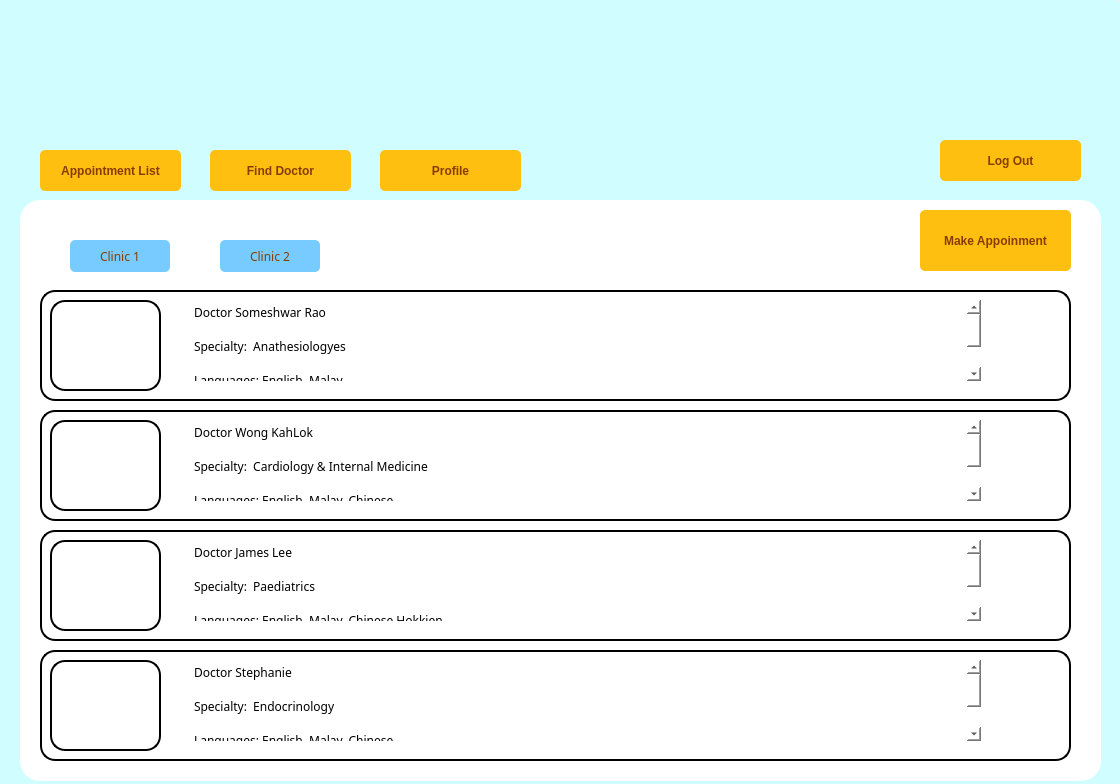
<?xml version="1.0" encoding="UTF-8"?>
<ui version="4.0">
 <class>Form</class>
 <widget class="QWidget" name="Form">
  <property name="geometry">
   <rect>
    <x>0</x>
    <y>0</y>
    <width>1120</width>
    <height>784</height>
   </rect>
  </property>
  <property name="windowTitle">
   <string>Form</string>
  </property>
  <widget class="QWidget" name="widget_2" native="true">
   <property name="geometry">
    <rect>
     <x>0</x>
     <y>0</y>
     <width>1131</width>
     <height>811</height>
    </rect>
   </property>
   <property name="font">
    <font>
     <family>Academy Engraved LET</family>
     <bold>false</bold>
    </font>
   </property>
   <property name="styleSheet">
    <string notr="true">background-color: rgb(208, 253, 255);

border-radius:20px;</string>
   </property>
   <widget class="QWidget" name="widget_3" native="true">
    <property name="geometry">
     <rect>
      <x>-20</x>
      <y>0</y>
      <width>1151</width>
      <height>131</height>
     </rect>
    </property>
    <property name="styleSheet">
     <string notr="true">background-image: url(:/newPrefix/360_F_120571823_uUoCUfnSuxzEgOPj6FQ1nxCHNAw562Fq 2.jpg);</string>
    </property>
   </widget>
   <widget class="QWidget" name="widget_4" native="true">
    <property name="geometry">
     <rect>
      <x>20</x>
      <y>200</y>
      <width>1081</width>
      <height>581</height>
     </rect>
    </property>
    <property name="styleSheet">
     <string notr="true">background-color: rgb(255, 255, 255);</string>
    </property>
    <widget class="QPushButton" name="b5">
     <property name="geometry">
      <rect>
       <x>900</x>
       <y>10</y>
       <width>151</width>
       <height>61</height>
      </rect>
     </property>
     <property name="font">
      <font>
       <family>.AppleSystemUIFont</family>
       <italic>false</italic>
       <bold>true</bold>
       <underline>false</underline>
      </font>
     </property>
     <property name="styleSheet">
      <string notr="true">QPushButton#b5{
background-color:rgb(255,191,16);
color:rgb(135,60,0);
border-radius:5px;
}

QPushButton#b5:pressed{
background-color:rgb(255,255,16);
}
</string>
     </property>
     <property name="text">
      <string>Make Appoinment</string>
     </property>
    </widget>
    <widget class="QPushButton" name="b6">
     <property name="geometry">
      <rect>
       <x>50</x>
       <y>40</y>
       <width>100</width>
       <height>32</height>
      </rect>
     </property>
     <property name="styleSheet">
      <string notr="true">QPushButton#b6{
background-color: rgb(120, 203, 255);
color:rgb(135,60,0);
border-radius:5px;
}

QPushButton#b6:pressed{
background-color:rgb(255,255,16);
}
</string>
     </property>
     <property name="text">
      <string>Clinic 1</string>
     </property>
    </widget>
    <widget class="QPushButton" name="b7">
     <property name="geometry">
      <rect>
       <x>200</x>
       <y>40</y>
       <width>100</width>
       <height>32</height>
      </rect>
     </property>
     <property name="styleSheet">
      <string notr="true">QPushButton#b7{
background-color: rgb(120, 203, 255);
color:rgb(135,60,0);
border-radius:5px;
}

QPushButton#b7:pressed{
background-color:rgb(255,255,16);
}
</string>
     </property>
     <property name="text">
      <string>Clinic 2</string>
     </property>
    </widget>
    <widget class="QLabel" name="label">
     <property name="geometry">
      <rect>
       <x>20</x>
       <y>90</y>
       <width>1031</width>
       <height>111</height>
      </rect>
     </property>
     <property name="styleSheet">
      <string notr="true">background-color: rgb(255, 255, 255);
font: 75 10pt &quot;MS Shell Dlg 2&quot;;
border: 2px solid;
border-radius: 15px;</string>
     </property>
     <property name="text">
      <string/>
     </property>
     <property name="alignment">
      <set>Qt::AlignmentFlag::AlignHCenter|Qt::AlignmentFlag::AlignTop</set>
     </property>
    </widget>
    <widget class="QLabel" name="label_2">
     <property name="geometry">
      <rect>
       <x>20</x>
       <y>210</y>
       <width>1031</width>
       <height>111</height>
      </rect>
     </property>
     <property name="styleSheet">
      <string notr="true">background-color: rgb(255, 255, 255);
font: 75 10pt &quot;MS Shell Dlg 2&quot;;
border: 2px solid;
border-radius: 15px;</string>
     </property>
     <property name="text">
      <string/>
     </property>
     <property name="alignment">
      <set>Qt::AlignmentFlag::AlignHCenter|Qt::AlignmentFlag::AlignTop</set>
     </property>
    </widget>
    <widget class="QLabel" name="label_3">
     <property name="geometry">
      <rect>
       <x>20</x>
       <y>330</y>
       <width>1031</width>
       <height>111</height>
      </rect>
     </property>
     <property name="styleSheet">
      <string notr="true">background-color: rgb(255, 255, 255);
font: 75 10pt &quot;MS Shell Dlg 2&quot;;
border: 2px solid;
border-radius: 15px;</string>
     </property>
     <property name="text">
      <string/>
     </property>
     <property name="alignment">
      <set>Qt::AlignmentFlag::AlignHCenter|Qt::AlignmentFlag::AlignTop</set>
     </property>
    </widget>
    <widget class="QLabel" name="label_4">
     <property name="geometry">
      <rect>
       <x>20</x>
       <y>450</y>
       <width>1031</width>
       <height>111</height>
      </rect>
     </property>
     <property name="styleSheet">
      <string notr="true">background-color: rgb(255, 255, 255);
font: 75 10pt &quot;MS Shell Dlg 2&quot;;
border: 2px solid;
border-radius: 15px;</string>
     </property>
     <property name="text">
      <string/>
     </property>
     <property name="alignment">
      <set>Qt::AlignmentFlag::AlignHCenter|Qt::AlignmentFlag::AlignTop</set>
     </property>
    </widget>
    <widget class="QLabel" name="label_5">
     <property name="geometry">
      <rect>
       <x>30</x>
       <y>100</y>
       <width>111</width>
       <height>91</height>
      </rect>
     </property>
     <property name="styleSheet">
      <string notr="true">border: 2px solid;
border-radius: 15px;
</string>
     </property>
     <property name="text">
      <string/>
     </property>
     <property name="pixmap">
      <pixmap>../.designer/Library/Containers/net.whatsapp.WhatsApp/Data/tmp/documents/8BBA64D9-3516-422A-9B86-19AF1718F8D2/doc1.jpeg</pixmap>
     </property>
     <property name="scaledContents">
      <bool>true</bool>
     </property>
    </widget>
    <widget class="QLabel" name="label_6">
     <property name="geometry">
      <rect>
       <x>30</x>
       <y>220</y>
       <width>111</width>
       <height>91</height>
      </rect>
     </property>
     <property name="styleSheet">
      <string notr="true">border: 2px solid;
border-radius: 15px;
</string>
     </property>
     <property name="text">
      <string/>
     </property>
     <property name="pixmap">
      <pixmap>../.designer/Library/Containers/net.whatsapp.WhatsApp/Data/tmp/documents/8BBA64D9-3516-422A-9B86-19AF1718F8D2/doc1.jpeg</pixmap>
     </property>
     <property name="scaledContents">
      <bool>true</bool>
     </property>
    </widget>
    <widget class="QLabel" name="label_7">
     <property name="geometry">
      <rect>
       <x>30</x>
       <y>340</y>
       <width>111</width>
       <height>91</height>
      </rect>
     </property>
     <property name="styleSheet">
      <string notr="true">border: 2px solid;
border-radius: 15px;
</string>
     </property>
     <property name="text">
      <string/>
     </property>
     <property name="pixmap">
      <pixmap>../.designer/Library/Containers/net.whatsapp.WhatsApp/Data/tmp/documents/8BBA64D9-3516-422A-9B86-19AF1718F8D2/doc1.jpeg</pixmap>
     </property>
     <property name="scaledContents">
      <bool>true</bool>
     </property>
    </widget>
    <widget class="QLabel" name="label_8">
     <property name="geometry">
      <rect>
       <x>30</x>
       <y>460</y>
       <width>111</width>
       <height>91</height>
      </rect>
     </property>
     <property name="styleSheet">
      <string notr="true">border: 2px solid;
border-radius: 15px;
</string>
     </property>
     <property name="text">
      <string/>
     </property>
     <property name="pixmap">
      <pixmap>../.designer/Library/Containers/net.whatsapp.WhatsApp/Data/tmp/documents/8BBA64D9-3516-422A-9B86-19AF1718F8D2/doc1.jpeg</pixmap>
     </property>
     <property name="scaledContents">
      <bool>true</bool>
     </property>
    </widget>
    <widget class="QTextEdit" name="textEdit">
     <property name="geometry">
      <rect>
       <x>170</x>
       <y>100</y>
       <width>791</width>
       <height>81</height>
      </rect>
     </property>
     <property name="styleSheet">
      <string notr="true">background-color: rgb(255, 255, 255);</string>
     </property>
     <property name="html">
      <string>&lt;!DOCTYPE HTML PUBLIC &quot;-//W3C//DTD HTML 4.0//EN&quot; &quot;http://www.w3.org/TR/REC-html40/strict.dtd&quot;&gt;
&lt;html&gt;&lt;head&gt;&lt;meta name=&quot;qrichtext&quot; content=&quot;1&quot; /&gt;&lt;meta charset=&quot;utf-8&quot; /&gt;&lt;style type=&quot;text/css&quot;&gt;
p, li { white-space: pre-wrap; }
hr { height: 1px; border-width: 0; }
li.unchecked::marker { content: &quot;\2610&quot;; }
li.checked::marker { content: &quot;\2612&quot;; }
&lt;/style&gt;&lt;/head&gt;&lt;body style=&quot; font-family:'.AppleSystemUIFont'; font-size:13pt; font-weight:400; font-style:normal;&quot;&gt;
&lt;p style=&quot; margin-top:0px; margin-bottom:0px; margin-left:0px; margin-right:0px; -qt-block-indent:0; text-indent:0px;&quot;&gt;&lt;span style=&quot; font-size:9pt; color:#000000;&quot;&gt;Doctor Someshwar Rao&lt;/span&gt;&lt;/p&gt;
&lt;p style=&quot;-qt-paragraph-type:empty; margin-top:0px; margin-bottom:0px; margin-left:0px; margin-right:0px; -qt-block-indent:0; text-indent:0px; font-size:9pt; color:#000000;&quot;&gt;&lt;br /&gt;&lt;/p&gt;
&lt;p style=&quot; margin-top:0px; margin-bottom:0px; margin-left:0px; margin-right:0px; -qt-block-indent:0; text-indent:0px;&quot;&gt;&lt;span style=&quot; font-size:9pt; color:#000000;&quot;&gt;Specialty:  Anathesiologyes&lt;/span&gt;&lt;/p&gt;
&lt;p style=&quot;-qt-paragraph-type:empty; margin-top:0px; margin-bottom:0px; margin-left:0px; margin-right:0px; -qt-block-indent:0; text-indent:0px; font-size:9pt; color:#000000;&quot;&gt;&lt;br /&gt;&lt;/p&gt;
&lt;p style=&quot; margin-top:0px; margin-bottom:0px; margin-left:0px; margin-right:0px; -qt-block-indent:0; text-indent:0px;&quot;&gt;&lt;span style=&quot; font-size:9pt; color:#000000;&quot;&gt;Languages: English, Malay&lt;/span&gt;&lt;/p&gt;
&lt;p style=&quot;-qt-paragraph-type:empty; margin-top:0px; margin-bottom:0px; margin-left:0px; margin-right:0px; -qt-block-indent:0; text-indent:0px; font-size:9pt; color:#000000;&quot;&gt;&lt;br /&gt;&lt;/p&gt;
&lt;p style=&quot; margin-top:0px; margin-bottom:0px; margin-left:0px; margin-right:0px; -qt-block-indent:0; text-indent:0px;&quot;&gt;&lt;span style=&quot; font-size:9pt; color:#000000;&quot;&gt;Qualification: MBChb (Leeds University, UK), Master in Anesthesiology (UM) , Fellowship in Intensive Care (MOH)&lt;/span&gt;&lt;/p&gt;&lt;/body&gt;&lt;/html&gt;</string>
     </property>
    </widget>
    <widget class="QTextEdit" name="textEdit_2">
     <property name="geometry">
      <rect>
       <x>170</x>
       <y>220</y>
       <width>791</width>
       <height>81</height>
      </rect>
     </property>
     <property name="styleSheet">
      <string notr="true">background-color: rgb(255, 255, 255);</string>
     </property>
     <property name="html">
      <string>&lt;!DOCTYPE HTML PUBLIC &quot;-//W3C//DTD HTML 4.0//EN&quot; &quot;http://www.w3.org/TR/REC-html40/strict.dtd&quot;&gt;
&lt;html&gt;&lt;head&gt;&lt;meta name=&quot;qrichtext&quot; content=&quot;1&quot; /&gt;&lt;meta charset=&quot;utf-8&quot; /&gt;&lt;style type=&quot;text/css&quot;&gt;
p, li { white-space: pre-wrap; }
hr { height: 1px; border-width: 0; }
li.unchecked::marker { content: &quot;\2610&quot;; }
li.checked::marker { content: &quot;\2612&quot;; }
&lt;/style&gt;&lt;/head&gt;&lt;body style=&quot; font-family:'.AppleSystemUIFont'; font-size:13pt; font-weight:400; font-style:normal;&quot;&gt;
&lt;p style=&quot; margin-top:0px; margin-bottom:0px; margin-left:0px; margin-right:0px; -qt-block-indent:0; text-indent:0px;&quot;&gt;&lt;span style=&quot; font-size:9pt; color:#000000;&quot;&gt;Doctor Wong KahLok&lt;/span&gt;&lt;/p&gt;
&lt;p style=&quot;-qt-paragraph-type:empty; margin-top:0px; margin-bottom:0px; margin-left:0px; margin-right:0px; -qt-block-indent:0; text-indent:0px; font-size:9pt; color:#000000;&quot;&gt;&lt;br /&gt;&lt;/p&gt;
&lt;p style=&quot; margin-top:0px; margin-bottom:0px; margin-left:0px; margin-right:0px; -qt-block-indent:0; text-indent:0px;&quot;&gt;&lt;span style=&quot; font-size:9pt; color:#000000;&quot;&gt;Specialty:  Cardiology &amp;amp; Internal Medicine&lt;/span&gt;&lt;/p&gt;
&lt;p style=&quot;-qt-paragraph-type:empty; margin-top:0px; margin-bottom:0px; margin-left:0px; margin-right:0px; -qt-block-indent:0; text-indent:0px; font-size:9pt; color:#000000;&quot;&gt;&lt;br /&gt;&lt;/p&gt;
&lt;p style=&quot; margin-top:0px; margin-bottom:0px; margin-left:0px; margin-right:0px; -qt-block-indent:0; text-indent:0px;&quot;&gt;&lt;span style=&quot; font-size:9pt; color:#000000;&quot;&gt;Languages: English, Malay, Chinese&lt;/span&gt;&lt;/p&gt;
&lt;p style=&quot;-qt-paragraph-type:empty; margin-top:0px; margin-bottom:0px; margin-left:0px; margin-right:0px; -qt-block-indent:0; text-indent:0px; font-size:9pt; color:#000000;&quot;&gt;&lt;br /&gt;&lt;/p&gt;
&lt;p style=&quot; margin-top:0px; margin-bottom:0px; margin-left:0px; margin-right:0px; -qt-block-indent:0; text-indent:0px;&quot;&gt;&lt;span style=&quot; font-size:9pt; color:#000000;&quot;&gt;Qualification: MBBS (Hons) (Aust), MRCP (UK), FRCP (Edin), FCCP (USA), FNHAM, AM (M'sia)&lt;/span&gt;&lt;/p&gt;&lt;/body&gt;&lt;/html&gt;</string>
     </property>
    </widget>
    <widget class="QTextEdit" name="textEdit_3">
     <property name="geometry">
      <rect>
       <x>170</x>
       <y>340</y>
       <width>791</width>
       <height>81</height>
      </rect>
     </property>
     <property name="styleSheet">
      <string notr="true">background-color: rgb(255, 255, 255);</string>
     </property>
     <property name="html">
      <string>&lt;!DOCTYPE HTML PUBLIC &quot;-//W3C//DTD HTML 4.0//EN&quot; &quot;http://www.w3.org/TR/REC-html40/strict.dtd&quot;&gt;
&lt;html&gt;&lt;head&gt;&lt;meta name=&quot;qrichtext&quot; content=&quot;1&quot; /&gt;&lt;meta charset=&quot;utf-8&quot; /&gt;&lt;style type=&quot;text/css&quot;&gt;
p, li { white-space: pre-wrap; }
hr { height: 1px; border-width: 0; }
li.unchecked::marker { content: &quot;\2610&quot;; }
li.checked::marker { content: &quot;\2612&quot;; }
&lt;/style&gt;&lt;/head&gt;&lt;body style=&quot; font-family:'.AppleSystemUIFont'; font-size:13pt; font-weight:400; font-style:normal;&quot;&gt;
&lt;p style=&quot; margin-top:0px; margin-bottom:0px; margin-left:0px; margin-right:0px; -qt-block-indent:0; text-indent:0px;&quot;&gt;&lt;span style=&quot; font-size:9pt; color:#000000;&quot;&gt;Doctor James Lee&lt;/span&gt;&lt;/p&gt;
&lt;p style=&quot;-qt-paragraph-type:empty; margin-top:0px; margin-bottom:0px; margin-left:0px; margin-right:0px; -qt-block-indent:0; text-indent:0px; font-size:9pt; color:#000000;&quot;&gt;&lt;br /&gt;&lt;/p&gt;
&lt;p style=&quot; margin-top:0px; margin-bottom:0px; margin-left:0px; margin-right:0px; -qt-block-indent:0; text-indent:0px;&quot;&gt;&lt;span style=&quot; font-size:9pt; color:#000000;&quot;&gt;Specialty:  Paediatrics&lt;/span&gt;&lt;/p&gt;
&lt;p style=&quot;-qt-paragraph-type:empty; margin-top:0px; margin-bottom:0px; margin-left:0px; margin-right:0px; -qt-block-indent:0; text-indent:0px; font-size:9pt; color:#000000;&quot;&gt;&lt;br /&gt;&lt;/p&gt;
&lt;p style=&quot; margin-top:0px; margin-bottom:0px; margin-left:0px; margin-right:0px; -qt-block-indent:0; text-indent:0px;&quot;&gt;&lt;span style=&quot; font-size:9pt; color:#000000;&quot;&gt;Languages: English, Malay, Chinese,Hokkien&lt;/span&gt;&lt;/p&gt;
&lt;p style=&quot;-qt-paragraph-type:empty; margin-top:0px; margin-bottom:0px; margin-left:0px; margin-right:0px; -qt-block-indent:0; text-indent:0px; font-size:9pt; color:#000000;&quot;&gt;&lt;br /&gt;&lt;/p&gt;
&lt;p style=&quot; margin-top:0px; margin-bottom:0px; margin-left:0px; margin-right:0px; -qt-block-indent:0; text-indent:0px;&quot;&gt;&lt;span style=&quot; font-size:9pt; color:#000000;&quot;&gt;Qualification: MBBS (Manipal), MRCPCH (UK)&lt;/span&gt;&lt;/p&gt;&lt;/body&gt;&lt;/html&gt;</string>
     </property>
    </widget>
    <widget class="QTextEdit" name="textEdit_4">
     <property name="geometry">
      <rect>
       <x>170</x>
       <y>460</y>
       <width>791</width>
       <height>81</height>
      </rect>
     </property>
     <property name="styleSheet">
      <string notr="true">background-color: rgb(255, 255, 255);</string>
     </property>
     <property name="html">
      <string>&lt;!DOCTYPE HTML PUBLIC &quot;-//W3C//DTD HTML 4.0//EN&quot; &quot;http://www.w3.org/TR/REC-html40/strict.dtd&quot;&gt;
&lt;html&gt;&lt;head&gt;&lt;meta name=&quot;qrichtext&quot; content=&quot;1&quot; /&gt;&lt;meta charset=&quot;utf-8&quot; /&gt;&lt;style type=&quot;text/css&quot;&gt;
p, li { white-space: pre-wrap; }
hr { height: 1px; border-width: 0; }
li.unchecked::marker { content: &quot;\2610&quot;; }
li.checked::marker { content: &quot;\2612&quot;; }
&lt;/style&gt;&lt;/head&gt;&lt;body style=&quot; font-family:'.AppleSystemUIFont'; font-size:13pt; font-weight:400; font-style:normal;&quot;&gt;
&lt;p style=&quot; margin-top:0px; margin-bottom:0px; margin-left:0px; margin-right:0px; -qt-block-indent:0; text-indent:0px;&quot;&gt;&lt;span style=&quot; font-size:9pt; color:#000000;&quot;&gt;Doctor Stephanie&lt;/span&gt;&lt;/p&gt;
&lt;p style=&quot;-qt-paragraph-type:empty; margin-top:0px; margin-bottom:0px; margin-left:0px; margin-right:0px; -qt-block-indent:0; text-indent:0px; font-size:9pt; color:#000000;&quot;&gt;&lt;br /&gt;&lt;/p&gt;
&lt;p style=&quot; margin-top:0px; margin-bottom:0px; margin-left:0px; margin-right:0px; -qt-block-indent:0; text-indent:0px;&quot;&gt;&lt;span style=&quot; font-size:9pt; color:#000000;&quot;&gt;Specialty:  Endocrinology&lt;/span&gt;&lt;/p&gt;
&lt;p style=&quot;-qt-paragraph-type:empty; margin-top:0px; margin-bottom:0px; margin-left:0px; margin-right:0px; -qt-block-indent:0; text-indent:0px; font-size:9pt; color:#000000;&quot;&gt;&lt;br /&gt;&lt;/p&gt;
&lt;p style=&quot; margin-top:0px; margin-bottom:0px; margin-left:0px; margin-right:0px; -qt-block-indent:0; text-indent:0px;&quot;&gt;&lt;span style=&quot; font-size:9pt; color:#000000;&quot;&gt;Languages: English, Malay, Chinese&lt;/span&gt;&lt;/p&gt;
&lt;p style=&quot;-qt-paragraph-type:empty; margin-top:0px; margin-bottom:0px; margin-left:0px; margin-right:0px; -qt-block-indent:0; text-indent:0px; font-size:9pt; color:#000000;&quot;&gt;&lt;br /&gt;&lt;/p&gt;
&lt;p style=&quot; margin-top:0px; margin-bottom:0px; margin-left:0px; margin-right:0px; -qt-block-indent:0; text-indent:0px;&quot;&gt;&lt;span style=&quot; font-size:9pt; color:#000000;&quot;&gt;Qualification: MBBS (Manipal), MRCPCH (UK)&lt;/span&gt;&lt;/p&gt;&lt;/body&gt;&lt;/html&gt;</string>
     </property>
    </widget>
   </widget>
   <widget class="QPushButton" name="b2">
    <property name="geometry">
     <rect>
      <x>40</x>
      <y>150</y>
      <width>141</width>
      <height>41</height>
     </rect>
    </property>
    <property name="font">
     <font>
      <family>.AppleSystemUIFont</family>
      <italic>false</italic>
      <bold>true</bold>
      <underline>false</underline>
     </font>
    </property>
    <property name="styleSheet">
     <string notr="true">QPushButton#b2{
background-color:rgb(255,191,16);
color:rgb(135,60,0);
border-radius:5px;
}

QPushButton#b2:pressed{
background-color:rgb(255,255,16);
}
</string>
    </property>
    <property name="text">
     <string>Appointment List</string>
    </property>
   </widget>
   <widget class="QPushButton" name="b3">
    <property name="geometry">
     <rect>
      <x>210</x>
      <y>150</y>
      <width>141</width>
      <height>41</height>
     </rect>
    </property>
    <property name="font">
     <font>
      <family>.AppleSystemUIFont</family>
      <italic>false</italic>
      <bold>true</bold>
      <underline>false</underline>
     </font>
    </property>
    <property name="styleSheet">
     <string notr="true">QPushButton#b3{
background-color:rgb(255,191,16);
color:rgb(135,60,0);
border-radius:5px;
}

QPushButton#b3:pressed{
background-color:rgb(255,255,16);
}
</string>
    </property>
    <property name="text">
     <string>Find Doctor</string>
    </property>
   </widget>
   <widget class="QPushButton" name="b1">
    <property name="geometry">
     <rect>
      <x>380</x>
      <y>150</y>
      <width>141</width>
      <height>41</height>
     </rect>
    </property>
    <property name="font">
     <font>
      <family>.AppleSystemUIFont</family>
      <bold>true</bold>
     </font>
    </property>
    <property name="styleSheet">
     <string notr="true">QPushButton#b1{
background-color:rgb(255,191,16);
color:rgb(135,60,0);
border-radius:5px;
}

QPushButton#b1:pressed{
background-color:rgb(255,255,16);
}
</string>
    </property>
    <property name="text">
     <string>Profile</string>
    </property>
   </widget>
   <widget class="QPushButton" name="b4">
    <property name="geometry">
     <rect>
      <x>940</x>
      <y>140</y>
      <width>141</width>
      <height>41</height>
     </rect>
    </property>
    <property name="font">
     <font>
      <family>.AppleSystemUIFont</family>
      <italic>false</italic>
      <bold>true</bold>
      <underline>false</underline>
     </font>
    </property>
    <property name="styleSheet">
     <string notr="true">QPushButton#b4{
background-color:rgb(255,191,16);
color:rgb(135,60,0);
border-radius:5px;
}

QPushButton#b4:pressed{
background-color:rgb(255,255,16);
}
</string>
    </property>
    <property name="text">
     <string>Log Out</string>
    </property>
   </widget>
  </widget>
 </widget>
 <resources>
  <include location="untitled folder/image.qrc"/>
 </resources>
 <connections/>
</ui>
